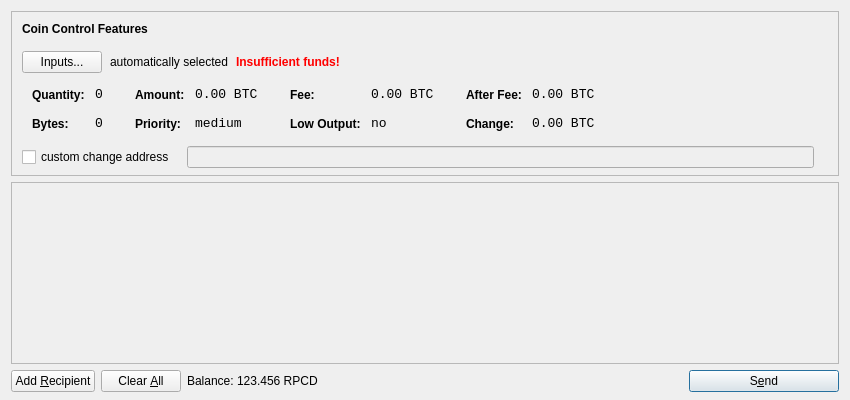
<?xml version="1.0" encoding="UTF-8"?>
<ui version="4.0">
 <class>SendCoinsDialog</class>
 <widget class="QDialog" name="SendCoinsDialog">
  <property name="geometry">
   <rect>
    <x>0</x>
    <y>0</y>
    <width>850</width>
    <height>400</height>
   </rect>
  </property>
  <property name="windowTitle">
   <string>Send Coins</string>
  </property>
  <layout class="QVBoxLayout" name="verticalLayout" stretch="0,1,0">
   <property name="bottomMargin">
    <number>8</number>
   </property>
   <item>
    <widget class="QFrame" name="frameCoinControl">
     <property name="sizePolicy">
      <sizepolicy hsizetype="Expanding" vsizetype="Expanding">
       <horstretch>0</horstretch>
       <verstretch>0</verstretch>
      </sizepolicy>
     </property>
     <property name="maximumSize">
      <size>
       <width>16777215</width>
       <height>16777215</height>
      </size>
     </property>
     <property name="frameShape">
      <enum>QFrame::StyledPanel</enum>
     </property>
     <property name="frameShadow">
      <enum>QFrame::Sunken</enum>
     </property>
     <layout class="QVBoxLayout" name="verticalLayoutCoinControl2">
      <property name="spacing">
       <number>-1</number>
      </property>
      <property name="leftMargin">
       <number>0</number>
      </property>
      <property name="topMargin">
       <number>0</number>
      </property>
      <property name="rightMargin">
       <number>0</number>
      </property>
      <property name="bottomMargin">
       <number>6</number>
      </property>
      <item>
       <layout class="QVBoxLayout" name="verticalLayoutCoinControl" stretch="0,0,0,0,1">
        <property name="spacing">
         <number>0</number>
        </property>
        <property name="leftMargin">
         <number>10</number>
        </property>
        <property name="topMargin">
         <number>10</number>
        </property>
        <item>
         <layout class="QHBoxLayout" name="horizontalLayoutCoinControl1">
          <property name="bottomMargin">
           <number>15</number>
          </property>
          <item>
           <widget class="QLabel" name="labelCoinControlFeatures">
            <property name="sizePolicy">
             <sizepolicy hsizetype="Preferred" vsizetype="Maximum">
              <horstretch>0</horstretch>
              <verstretch>0</verstretch>
             </sizepolicy>
            </property>
            <property name="font">
             <font>
              <weight>75</weight>
              <bold>true</bold>
             </font>
            </property>
            <property name="styleSheet">
             <string notr="true">font-weight:bold;</string>
            </property>
            <property name="text">
             <string>Coin Control Features</string>
            </property>
           </widget>
          </item>
         </layout>
        </item>
        <item>
         <layout class="QHBoxLayout" name="horizontalLayoutCoinControl2" stretch="0,0,0,0">
          <property name="spacing">
           <number>8</number>
          </property>
          <property name="bottomMargin">
           <number>10</number>
          </property>
          <item>
           <widget class="QPushButton" name="pushButtonCoinControl">
            <property name="styleSheet">
             <string notr="true"/>
            </property>
            <property name="text">
             <string>Inputs...</string>
            </property>
           </widget>
          </item>
          <item>
           <widget class="QLabel" name="labelCoinControlAutomaticallySelected">
            <property name="text">
             <string>automatically selected</string>
            </property>
            <property name="margin">
             <number>5</number>
            </property>
           </widget>
          </item>
          <item>
           <widget class="QLabel" name="labelCoinControlInsuffFunds">
            <property name="font">
             <font>
              <weight>75</weight>
              <bold>true</bold>
             </font>
            </property>
            <property name="styleSheet">
             <string notr="true">color:red;font-weight:bold;</string>
            </property>
            <property name="text">
             <string>Insufficient funds!</string>
            </property>
            <property name="margin">
             <number>5</number>
            </property>
           </widget>
          </item>
          <item>
           <spacer name="horizontalSpacerCoinControl">
            <property name="orientation">
             <enum>Qt::Horizontal</enum>
            </property>
            <property name="sizeHint" stdset="0">
             <size>
              <width>40</width>
              <height>1</height>
             </size>
            </property>
           </spacer>
          </item>
         </layout>
        </item>
        <item>
         <widget class="QWidget" name="widgetCoinControl" native="true">
          <property name="sizePolicy">
           <sizepolicy hsizetype="Preferred" vsizetype="Preferred">
            <horstretch>0</horstretch>
            <verstretch>0</verstretch>
           </sizepolicy>
          </property>
          <property name="minimumSize">
           <size>
            <width>0</width>
            <height>0</height>
           </size>
          </property>
          <property name="styleSheet">
           <string notr="true"/>
          </property>
          <layout class="QHBoxLayout" name="horizontalLayoutCoinControl5">
           <property name="margin">
            <number>0</number>
           </property>
           <item>
            <layout class="QHBoxLayout" name="horizontalLayoutCoinControl3" stretch="0,0,0,1">
             <property name="spacing">
              <number>20</number>
             </property>
             <property name="topMargin">
              <number>0</number>
             </property>
             <property name="bottomMargin">
              <number>10</number>
             </property>
             <item>
              <layout class="QFormLayout" name="formLayoutCoinControl1">
               <property name="horizontalSpacing">
                <number>10</number>
               </property>
               <property name="verticalSpacing">
                <number>14</number>
               </property>
               <property name="leftMargin">
                <number>10</number>
               </property>
               <property name="topMargin">
                <number>4</number>
               </property>
               <property name="rightMargin">
                <number>6</number>
               </property>
               <item row="0" column="0">
                <widget class="QLabel" name="labelCoinControlQuantityText">
                 <property name="styleSheet">
                  <string notr="true">font-weight:bold;</string>
                 </property>
                 <property name="text">
                  <string>Quantity:</string>
                 </property>
                 <property name="margin">
                  <number>0</number>
                 </property>
                </widget>
               </item>
               <item row="0" column="1">
                <widget class="QLabel" name="labelCoinControlQuantity">
                 <property name="font">
                  <font>
                   <family>Monospace</family>
                   <pointsize>10</pointsize>
                  </font>
                 </property>
                 <property name="cursor">
                  <cursorShape>IBeamCursor</cursorShape>
                 </property>
                 <property name="contextMenuPolicy">
                  <enum>Qt::ActionsContextMenu</enum>
                 </property>
                 <property name="text">
                  <string notr="true">0</string>
                 </property>
                 <property name="margin">
                  <number>0</number>
                 </property>
                 <property name="textInteractionFlags">
                  <set>Qt::LinksAccessibleByMouse|Qt::TextSelectableByKeyboard|Qt::TextSelectableByMouse</set>
                 </property>
                </widget>
               </item>
               <item row="1" column="0">
                <widget class="QLabel" name="labelCoinControlBytesText">
                 <property name="styleSheet">
                  <string notr="true">font-weight:bold;</string>
                 </property>
                 <property name="text">
                  <string>Bytes:</string>
                 </property>
                </widget>
               </item>
               <item row="1" column="1">
                <widget class="QLabel" name="labelCoinControlBytes">
                 <property name="font">
                  <font>
                   <family>Monospace</family>
                   <pointsize>10</pointsize>
                  </font>
                 </property>
                 <property name="cursor">
                  <cursorShape>IBeamCursor</cursorShape>
                 </property>
                 <property name="contextMenuPolicy">
                  <enum>Qt::ActionsContextMenu</enum>
                 </property>
                 <property name="text">
                  <string notr="true">0</string>
                 </property>
                 <property name="textInteractionFlags">
                  <set>Qt::LinksAccessibleByMouse|Qt::TextSelectableByKeyboard|Qt::TextSelectableByMouse</set>
                 </property>
                </widget>
               </item>
              </layout>
             </item>
             <item>
              <layout class="QFormLayout" name="formLayoutCoinControl2">
               <property name="horizontalSpacing">
                <number>10</number>
               </property>
               <property name="verticalSpacing">
                <number>14</number>
               </property>
               <property name="leftMargin">
                <number>6</number>
               </property>
               <property name="topMargin">
                <number>4</number>
               </property>
               <property name="rightMargin">
                <number>6</number>
               </property>
               <item row="0" column="0">
                <widget class="QLabel" name="labelCoinControlAmountText">
                 <property name="styleSheet">
                  <string notr="true">font-weight:bold;</string>
                 </property>
                 <property name="text">
                  <string>Amount:</string>
                 </property>
                 <property name="margin">
                  <number>0</number>
                 </property>
                </widget>
               </item>
               <item row="0" column="1">
                <widget class="QLabel" name="labelCoinControlAmount">
                 <property name="font">
                  <font>
                   <family>Monospace</family>
                   <pointsize>10</pointsize>
                  </font>
                 </property>
                 <property name="cursor">
                  <cursorShape>IBeamCursor</cursorShape>
                 </property>
                 <property name="contextMenuPolicy">
                  <enum>Qt::ActionsContextMenu</enum>
                 </property>
                 <property name="text">
                  <string notr="true">0.00 BTC</string>
                 </property>
                 <property name="textInteractionFlags">
                  <set>Qt::LinksAccessibleByMouse|Qt::TextSelectableByKeyboard|Qt::TextSelectableByMouse</set>
                 </property>
                </widget>
               </item>
               <item row="1" column="0">
                <widget class="QLabel" name="labelCoinControlPriorityText">
                 <property name="styleSheet">
                  <string notr="true">font-weight:bold;</string>
                 </property>
                 <property name="text">
                  <string>Priority:</string>
                 </property>
                </widget>
               </item>
               <item row="1" column="1">
                <widget class="QLabel" name="labelCoinControlPriority">
                 <property name="font">
                  <font>
                   <family>Monospace</family>
                   <pointsize>10</pointsize>
                  </font>
                 </property>
                 <property name="cursor">
                  <cursorShape>IBeamCursor</cursorShape>
                 </property>
                 <property name="contextMenuPolicy">
                  <enum>Qt::ActionsContextMenu</enum>
                 </property>
                 <property name="text">
                  <string>medium</string>
                 </property>
                 <property name="textInteractionFlags">
                  <set>Qt::LinksAccessibleByMouse|Qt::TextSelectableByKeyboard|Qt::TextSelectableByMouse</set>
                 </property>
                </widget>
               </item>
              </layout>
             </item>
             <item>
              <layout class="QFormLayout" name="formLayoutCoinControl3">
               <property name="horizontalSpacing">
                <number>10</number>
               </property>
               <property name="verticalSpacing">
                <number>14</number>
               </property>
               <property name="leftMargin">
                <number>6</number>
               </property>
               <property name="topMargin">
                <number>4</number>
               </property>
               <property name="rightMargin">
                <number>6</number>
               </property>
               <item row="0" column="0">
                <widget class="QLabel" name="labelCoinControlFeeText">
                 <property name="styleSheet">
                  <string notr="true">font-weight:bold;</string>
                 </property>
                 <property name="text">
                  <string>Fee:</string>
                 </property>
                 <property name="margin">
                  <number>0</number>
                 </property>
                </widget>
               </item>
               <item row="0" column="1">
                <widget class="QLabel" name="labelCoinControlFee">
                 <property name="font">
                  <font>
                   <family>Monospace</family>
                   <pointsize>10</pointsize>
                  </font>
                 </property>
                 <property name="cursor">
                  <cursorShape>IBeamCursor</cursorShape>
                 </property>
                 <property name="contextMenuPolicy">
                  <enum>Qt::ActionsContextMenu</enum>
                 </property>
                 <property name="text">
                  <string notr="true">0.00 BTC</string>
                 </property>
                 <property name="textInteractionFlags">
                  <set>Qt::LinksAccessibleByMouse|Qt::TextSelectableByKeyboard|Qt::TextSelectableByMouse</set>
                 </property>
                </widget>
               </item>
               <item row="1" column="0">
                <widget class="QLabel" name="labelCoinControlLowOutputText">
                 <property name="styleSheet">
                  <string notr="true">font-weight:bold;</string>
                 </property>
                 <property name="text">
                  <string>Low Output:</string>
                 </property>
                </widget>
               </item>
               <item row="1" column="1">
                <widget class="QLabel" name="labelCoinControlLowOutput">
                 <property name="font">
                  <font>
                   <family>Monospace</family>
                   <pointsize>10</pointsize>
                  </font>
                 </property>
                 <property name="cursor">
                  <cursorShape>IBeamCursor</cursorShape>
                 </property>
                 <property name="contextMenuPolicy">
                  <enum>Qt::ActionsContextMenu</enum>
                 </property>
                 <property name="text">
                  <string>no</string>
                 </property>
                 <property name="textInteractionFlags">
                  <set>Qt::LinksAccessibleByMouse|Qt::TextSelectableByKeyboard|Qt::TextSelectableByMouse</set>
                 </property>
                </widget>
               </item>
              </layout>
             </item>
             <item>
              <layout class="QFormLayout" name="formLayoutCoinControl4">
               <property name="horizontalSpacing">
                <number>10</number>
               </property>
               <property name="verticalSpacing">
                <number>14</number>
               </property>
               <property name="leftMargin">
                <number>6</number>
               </property>
               <property name="topMargin">
                <number>4</number>
               </property>
               <property name="rightMargin">
                <number>6</number>
               </property>
               <item row="0" column="0">
                <widget class="QLabel" name="labelCoinControlAfterFeeText">
                 <property name="styleSheet">
                  <string notr="true">font-weight:bold;</string>
                 </property>
                 <property name="text">
                  <string>After Fee:</string>
                 </property>
                 <property name="margin">
                  <number>0</number>
                 </property>
                </widget>
               </item>
               <item row="0" column="1">
                <widget class="QLabel" name="labelCoinControlAfterFee">
                 <property name="font">
                  <font>
                   <family>Monospace</family>
                   <pointsize>10</pointsize>
                  </font>
                 </property>
                 <property name="cursor">
                  <cursorShape>IBeamCursor</cursorShape>
                 </property>
                 <property name="contextMenuPolicy">
                  <enum>Qt::ActionsContextMenu</enum>
                 </property>
                 <property name="text">
                  <string notr="true">0.00 BTC</string>
                 </property>
                 <property name="textInteractionFlags">
                  <set>Qt::LinksAccessibleByMouse|Qt::TextSelectableByKeyboard|Qt::TextSelectableByMouse</set>
                 </property>
                </widget>
               </item>
               <item row="1" column="0">
                <widget class="QLabel" name="labelCoinControlChangeText">
                 <property name="styleSheet">
                  <string notr="true">font-weight:bold;</string>
                 </property>
                 <property name="text">
                  <string>Change:</string>
                 </property>
                </widget>
               </item>
               <item row="1" column="1">
                <widget class="QLabel" name="labelCoinControlChange">
                 <property name="font">
                  <font>
                   <family>Monospace</family>
                   <pointsize>10</pointsize>
                  </font>
                 </property>
                 <property name="cursor">
                  <cursorShape>IBeamCursor</cursorShape>
                 </property>
                 <property name="contextMenuPolicy">
                  <enum>Qt::ActionsContextMenu</enum>
                 </property>
                 <property name="text">
                  <string notr="true">0.00 BTC</string>
                 </property>
                 <property name="textInteractionFlags">
                  <set>Qt::LinksAccessibleByMouse|Qt::TextSelectableByKeyboard|Qt::TextSelectableByMouse</set>
                 </property>
                </widget>
               </item>
              </layout>
             </item>
            </layout>
           </item>
          </layout>
         </widget>
        </item>
        <item>
         <layout class="QHBoxLayout" name="horizontalLayoutCoinControl4" stretch="0,0,0">
          <property name="spacing">
           <number>12</number>
          </property>
          <property name="sizeConstraint">
           <enum>QLayout::SetDefaultConstraint</enum>
          </property>
          <property name="topMargin">
           <number>5</number>
          </property>
          <property name="rightMargin">
           <number>5</number>
          </property>
          <item>
           <widget class="QCheckBox" name="checkBoxCoinControlChange">
            <property name="text">
             <string>custom change address</string>
            </property>
           </widget>
          </item>
          <item>
           <widget class="QLineEdit" name="lineEditCoinControlChange">
            <property name="enabled">
             <bool>false</bool>
            </property>
            <property name="sizePolicy">
             <sizepolicy hsizetype="Expanding" vsizetype="Fixed">
              <horstretch>0</horstretch>
              <verstretch>0</verstretch>
             </sizepolicy>
            </property>
           </widget>
          </item>
          <item>
           <widget class="QLabel" name="labelCoinControlChangeLabel">
            <property name="sizePolicy">
             <sizepolicy hsizetype="Preferred" vsizetype="Expanding">
              <horstretch>0</horstretch>
              <verstretch>0</verstretch>
             </sizepolicy>
            </property>
            <property name="minimumSize">
             <size>
              <width>0</width>
              <height>0</height>
             </size>
            </property>
            <property name="text">
             <string/>
            </property>
            <property name="margin">
             <number>3</number>
            </property>
           </widget>
          </item>
         </layout>
        </item>
        <item>
         <spacer name="verticalSpacerCoinControl">
          <property name="orientation">
           <enum>Qt::Vertical</enum>
          </property>
          <property name="sizeHint" stdset="0">
           <size>
            <width>800</width>
            <height>1</height>
           </size>
          </property>
         </spacer>
        </item>
       </layout>
      </item>
     </layout>
    </widget>
   </item>
   <item>
    <widget class="QScrollArea" name="scrollArea">
     <property name="widgetResizable">
      <bool>true</bool>
     </property>
     <widget class="QWidget" name="scrollAreaWidgetContents">
      <property name="geometry">
       <rect>
        <x>0</x>
        <y>0</y>
        <width>830</width>
        <height>165</height>
       </rect>
      </property>
      <layout class="QVBoxLayout" name="verticalLayout_2">
       <property name="margin">
        <number>0</number>
       </property>
       <item>
        <layout class="QVBoxLayout" name="entries">
         <property name="spacing">
          <number>6</number>
         </property>
        </layout>
       </item>
       <item>
        <spacer name="verticalSpacer">
         <property name="orientation">
          <enum>Qt::Vertical</enum>
         </property>
         <property name="sizeHint" stdset="0">
          <size>
           <width>20</width>
           <height>40</height>
          </size>
         </property>
        </spacer>
       </item>
      </layout>
     </widget>
    </widget>
   </item>
   <item>
    <layout class="QHBoxLayout" name="horizontalLayout">
     <item>
      <widget class="QPushButton" name="addButton">
       <property name="toolTip">
        <string>Send to multiple recipients at once</string>
       </property>
       <property name="text">
        <string>Add &amp;Recipient</string>
       </property>
       <property name="icon">
        <iconset resource="../bitcoin.qrc">
         <normaloff>:/icons/add</normaloff>:/icons/add</iconset>
       </property>
       <property name="autoDefault">
        <bool>false</bool>
       </property>
      </widget>
     </item>
     <item>
      <widget class="QPushButton" name="clearButton">
       <property name="sizePolicy">
        <sizepolicy hsizetype="Minimum" vsizetype="Fixed">
         <horstretch>0</horstretch>
         <verstretch>0</verstretch>
        </sizepolicy>
       </property>
       <property name="toolTip">
        <string>Remove all transaction fields</string>
       </property>
       <property name="text">
        <string>Clear &amp;All</string>
       </property>
       <property name="icon">
        <iconset resource="../bitcoin.qrc">
         <normaloff>:/icons/remove</normaloff>:/icons/remove</iconset>
       </property>
       <property name="autoRepeatDelay">
        <number>300</number>
       </property>
       <property name="autoDefault">
        <bool>false</bool>
       </property>
      </widget>
     </item>
     <item>
      <layout class="QHBoxLayout" name="horizontalLayout_2">
       <property name="spacing">
        <number>3</number>
       </property>
       <item>
        <widget class="QLabel" name="label">
         <property name="text">
          <string>Balance:</string>
         </property>
        </widget>
       </item>
       <item>
        <widget class="QLabel" name="labelBalance">
         <property name="cursor">
          <cursorShape>IBeamCursor</cursorShape>
         </property>
         <property name="text">
          <string>123.456 RPCD</string>
         </property>
         <property name="textInteractionFlags">
          <set>Qt::LinksAccessibleByMouse|Qt::TextSelectableByKeyboard|Qt::TextSelectableByMouse</set>
         </property>
        </widget>
       </item>
      </layout>
     </item>
     <item>
      <spacer name="horizontalSpacer">
       <property name="orientation">
        <enum>Qt::Horizontal</enum>
       </property>
       <property name="sizeHint" stdset="0">
        <size>
         <width>40</width>
         <height>20</height>
        </size>
       </property>
      </spacer>
     </item>
     <item>
      <widget class="QPushButton" name="sendButton">
       <property name="minimumSize">
        <size>
         <width>150</width>
         <height>0</height>
        </size>
       </property>
       <property name="toolTip">
        <string>Confirm the send action</string>
       </property>
       <property name="text">
        <string>S&amp;end</string>
       </property>
       <property name="icon">
        <iconset resource="../bitcoin.qrc">
         <normaloff>:/icons/send</normaloff>:/icons/send</iconset>
       </property>
       <property name="default">
        <bool>true</bool>
       </property>
      </widget>
     </item>
    </layout>
   </item>
  </layout>
 </widget>
 <resources>
  <include location="../bitcoin.qrc"/>
 </resources>
 <connections/>
</ui>
